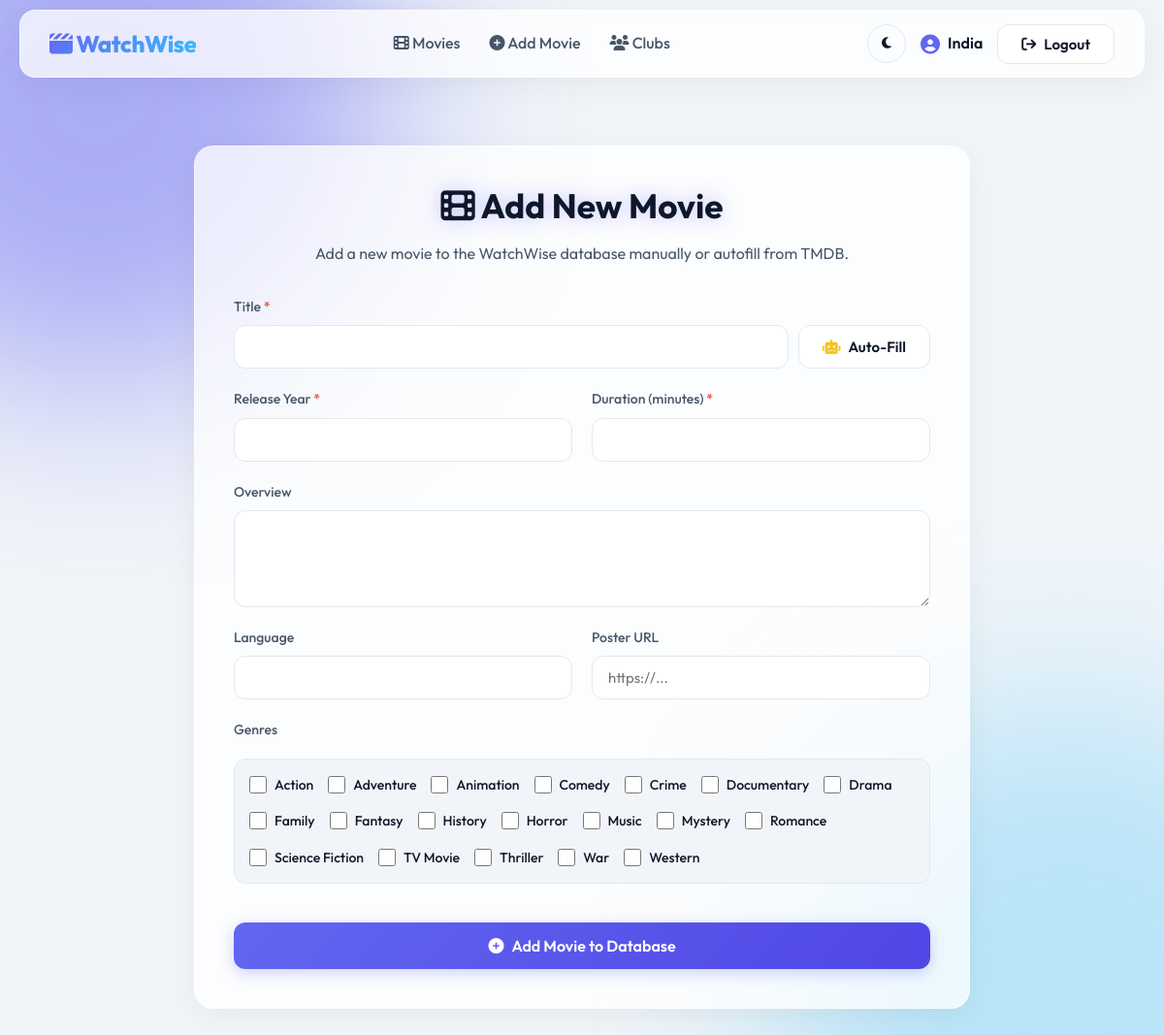
Page /movies/add/ (signed in) on the committed database.
### movies/models.py (models this page shows, shortened)
class Genre(models.Model):
    tmdb_id = models.PositiveIntegerField(unique=True,
        null=True,      # 👈 temporary
        blank=True)
    name = models.CharField(max_length=100)

### movies/views.py (the view, shortened to what this page needs)
# urls.py: path("add/", views.add_movie_view, name="add_movie"),
@login_required
def add_movie_view(request):
    genres = Genre.objects.all()
    return render(
        request,
        "movies/add_movie.html",
        {"genres": genres}
    )

### templates/movies/add_movie.html (shortened to what this page needs)
{% extends "base.html" %}
{% block content %}
<div class="glass-panel animate-fade-in" style="max-width: 800px; margin: 40px auto; padding: 40px;">
  <div style="text-align: center; margin-bottom: 30px;">
    <h2 class="title-glow"><i class="fa-solid fa-film"></i> Add New Movie</h2>
    <p style="color: var(--text-secondary);">Add a new movie to the WatchWise database manually or autofill from TMDB.</p>
  </div>
  <form method="post">
    <div class="input-group">
      <label>Title <span style="color: var(--danger);">*</span></label>
      <div style="display: flex; gap: 10px;">
        <input type="text" id="title" name="title" class="modern-input" required>
        <button type="button" class="btn btn-secondary" onclick="autofillMovie()" style="white-space: nowrap;">
          <i class="fa-solid fa-robot" style="color: #f5c518;"></i> Auto-Fill
        </button>
      </div>
    </div>
    <div style="display: grid; grid-template-columns: 1fr 1fr; gap: 20px;">
      <div class="input-group">
        <label>Release Year <span style="color: var(--danger);">*</span></label>
        <input type="number" id="release_year" name="release_year" class="modern-input" required>
      </div>
      <div class="input-group">
        <label>Duration (minutes) <span style="color: var(--danger);">*</span></label>
        <input type="number" id="duration" name="duration" class="modern-input" required>
      </div>
    </div>
    <div class="input-group">
      <label>Overview</label>
      <textarea id="overview" name="overview" class="modern-input" style="min-height: 100px;"></textarea>
    </div>
    <div style="display: grid; grid-template-columns: 1fr 1fr; gap: 20px;">
      <div class="input-group">
        <label>Language</label>
        <input type="text" id="language" name="language" class="modern-input">
      </div>
      <div class="input-group">
        <label>Poster URL</label>
        <input type="text" id="poster" name="poster" class="modern-input" placeholder="https://...">
      </div>
    </div>
    <div class="input-group">
      <label>Genres</label>
      <div style="display: flex; flex-wrap: wrap; gap: 15px; margin-top: 10px; padding: 15px; background: var(--bg-primary); border-radius: 12px; border: 1px solid var(--border);">
        {% for genre in genres %}
          <label style="display: flex; align-items: center; gap: 8px; cursor: pointer; color: var(--text-primary); font-weight: 500;">
            <input
              type="checkbox"
              name="genres"
              value="{{ genre.tmdb_id }}"
              class="genre-checkbox"
              style="width: 18px; height: 18px; accent-color: var(--accent);"
            >
            {{ genre.name }}
          </label>
        {% endfor %}
      </div>
    </div>
    <button type="submit" class="btn btn-primary" style="width: 100%; margin-top: 20px; padding: 14px; font-size: 16px;">
      <i class="fa-solid fa-plus-circle"></i> Add Movie to Database
    </button>
  </form>
</div>
{% endblock %}

### templates/base.html (shortened to what this page needs)
{% load static %}
<!DOCTYPE html>
<html lang="en" data-theme="light">
<head>
  <link rel="stylesheet" href="https://cdnjs.cloudflare.com/ajax/libs/font-awesome/6.4.0/css/all.min.css">
  <link rel="stylesheet" href="{% static 'css/style.css' %}">
</head>
<body>
  <nav class="glass-nav">
    <a href="{% url 'movies:list' %}" style="text-decoration:none;">
      <span class="brand-name"><i class="fa-solid fa-clapperboard"></i> WatchWise</span>
    </a>
    <ul class="nav-links">
      <li><a href="{% url 'movies:list' %}"><i class="fa-solid fa-film"></i> Movies</a></li>
      {% if user.is_authenticated %}
        <li><a href="{% url 'movies:add_movie' %}"><i class="fa-solid fa-plus-circle"></i> Add Movie</a></li>
        <li><a href="{% url 'groups:list' %}"><i class="fa-solid fa-users"></i> Clubs</a></li>
      {% endif %}
    </ul>
    <div class="nav-right">
      <button class="theme-toggle" id="theme-toggle" aria-label="Toggle Dark Mode" title="Toggle Dark/Light Mode">
        <i class="fa-solid fa-moon"></i>
      </button>
      {% if user.is_authenticated %}
        <a href="{% url 'accounts:profile' %}" class="nav-user">
          <i class="fa-solid fa-circle-user fa-lg"></i> {{ user.username }}
        </a>
        <form action="{% url 'logout' %}" method="post" style="display:inline;">
          <button type="submit" class="btn btn-secondary"><i class="fa-solid fa-arrow-right-from-bracket"></i> Logout</button>
        </form>
      {% else %}
        <a href="{% url 'login' %}" class="btn btn-secondary">Login</a>
      {% endif %}
    </div>
  </nav>
  <main class="container animate-fade-in">
    {% block content %}
    {% endblock %}
  </main>
</body>
</html>

### static/css/style.css (style rules this page uses)
:root { --bg-primary: #f1f5f9; --bg-secondary: #ffffff; --text-primary: #0f172a; --text-secondary: #475569; --text-muted: #94a3b8; --accent: #6366f1; --accent-hover: #4f46e5; --danger: #ef4444; --success: #10b981; --border: #e2e8f0; --glass-bg: rgba(255, 255, 255, 0.75); --glass-border: rgba(255, 255, 255, 0.6); --glass-shadow: 0 8px 32px rgba(0, 0, 0, 0.05); }
* { margin: 0; padding: 0; box-sizing: border-box; }
body { font-family: 'Outfit', sans-serif; background-color: var(--bg-primary); color: var(--text-primary); line-height: 1.6; min-height: 100vh; display: flex; flex-direction: column; transition: background-color 0.3s ease, color 0.3s ease; overflow-x: hidden; }
body::before, body::after { content: ''; position: fixed; width: 600px; height: 600px; border-radius: 50%; filter: blur(100px); z-index: -1; opacity: 0.5; pointer-events: none; transition: opacity 0.5s ease; }
body::before { background: var(--accent); top: -200px; left: -200px; }
body::after { background: #38bdf8; bottom: -200px; right: -200px; opacity: 0.3; }
.glass-panel { background: var(--glass-bg); backdrop-filter: blur(16px); -webkit-backdrop-filter: blur(16px); border: 1px solid var(--glass-border); box-shadow: var(--glass-shadow); border-radius: 20px; padding: 30px; transition: transform 0.3s ease, box-shadow 0.3s ease, background 0.3s ease; }
.title-glow { text-shadow: 0 0 20px rgba(99, 102, 241, 0.4); }
.container { max-width: 1200px; margin: 0 auto; padding: 40px 20px; flex: 1; }
a { color: var(--accent); text-decoration: none; transition: color 0.2s; }
h1, h2, h3, h4, h5, h6 { font-weight: 700; line-height: 1.2; margin-bottom: 1rem; color: var(--text-primary); }
h2 { font-size: 2.2rem; }
.glass-nav { position: sticky; top: 10px; z-index: 1000; margin: 0 20px; border-radius: 16px; height: 70px; background: var(--glass-bg); backdrop-filter: blur(16px); -webkit-backdrop-filter: blur(16px); border: 1px solid var(--glass-border); box-shadow: var(--glass-shadow); display: flex; align-items: center; justify-content: space-between; padding: 0 30px; transition: background 0.3s, border 0.3s; }
.brand-name { font-size: 24px; font-weight: 800; background: linear-gradient(135deg, var(--accent), #38bdf8); -webkit-background-clip: text; background-clip: text; -webkit-text-fill-color: transparent; letter-spacing: -0.5px; }
.nav-links { list-style: none; display: flex; gap: 30px; align-items: center; margin: 0; padding: 0; }
.nav-links a { color: var(--text-secondary); font-weight: 500; position: relative; padding: 5px 0; }
.nav-links a::after { content: ""; position: absolute; left: 0; bottom: 0; width: 0%; height: 2px; background: linear-gradient(90deg, var(--accent), #38bdf8); transition: width 0.3s ease; }
.nav-right { display: flex; align-items: center; gap: 15px; }
.nav-user { font-weight: 600; color: var(--text-primary) !important; display: flex; align-items: center; gap: 8px; }
.nav-user i { color: var(--accent); }
.btn { display: inline-flex; align-items: center; justify-content: center; gap: 8px; padding: 10px 24px; border-radius: 12px; font-weight: 600; font-size: 15px; cursor: pointer; transition: all 0.3s cubic-bezier(0.4, 0, 0.2, 1); border: none; font-family: inherit; text-decoration: none; }
.btn-primary { background: linear-gradient(135deg, var(--accent), var(--accent-hover)); color: #ffffff !important; box-shadow: 0 4px 15px rgba(99, 102, 241, 0.3); }
.btn-secondary { background: var(--bg-secondary); color: var(--text-primary) !important; border: 1px solid var(--border); }
.theme-toggle { background: transparent; border: 1px solid var(--border); color: var(--text-primary); width: 40px; height: 40px; border-radius: 50%; display: flex; align-items: center; justify-content: center; cursor: pointer; transition: all 0.3s ease; }
.input-group { display: flex; flex-direction: column; gap: 8px; margin-bottom: 20px; }
.input-group label { font-weight: 500; font-size: 14px; color: var(--text-secondary); }
.modern-input, input[type="text"], input[type="password"], input[type="email"], input[type="number"], select, textarea { width: 100%; padding: 12px 16px; border-radius: 12px; border: 1px solid var(--border); background: var(--bg-secondary); color: var(--text-primary); font-size: 15px; font-family: inherit; transition: all 0.3s ease; outline: none; }
.animate-fade-in { animation: fadeIn 0.5s ease forwards; }

### rows in the picture
Genre: name "Action"
Genre: name "Adventure"
Genre: name "Animation"
Genre: name "Comedy"
Genre: name "Crime"
Genre: name "Documentary"
Genre: name "Drama"
Genre: name "Family"
Genre: name "Fantasy"
Genre: name "History"
Genre: name "Horror"
Genre: name "Music"
Genre: name "Mystery"
Genre: name "Romance"
Genre: name "Science Fiction"
Genre: name "TV Movie"
Genre: name "Thriller"
Genre: name "War"
Genre: name "Western"

### other values in the picture
{{ user.username }} "India"
